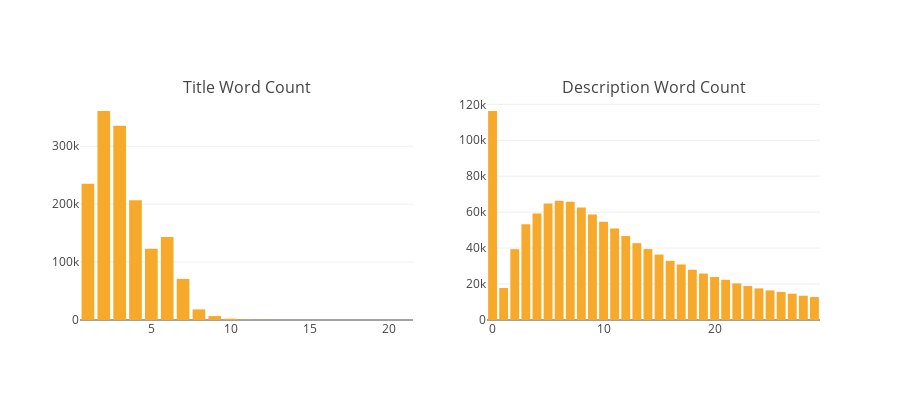

The code cell stored with this chart in its notebook:
### Markdown cell above
> - More number of items are published on Weekends (about 460K in total), while Fridays appear to have lowest number of items
> - In the given dataset, maximun number of items were observed on 19th and 20th of the month, while lowest on 17th and 18th. The exact dates from the database are March 19th and 20th of 2017, and lowest - March 17th and March 18th

<a id="5-11"></a>
### 5.11 What is the Lenght of Item Title and Description

### Code cell
trace1 = _generate_bar_plot_ver(train_df, cols[9], "Title Length", '#f7a92c', 700, 400, 200, limit=30, need_trace = True)
trace2 = _generate_bar_plot_ver(train_df, cols[10], "Description Length", '#f7a92c', 700, 400, 200, limit=30, need_trace = True)

fig = tools.make_subplots(rows=1, cols=2, print_grid=False, subplot_titles = ['Title Word Count','Description Word Count'])
fig.append_trace(trace1, 1, 1);
fig.append_trace(trace2, 1, 2);

fig['layout'].update(height=400, title='', showlegend=False);
iplot(fig);

### Figure 1 — Plotly figure (JSON) as saved in the notebook; plotly's stock layout.template omitted (floating-point values rounded to 4 significant figures)
{"data": [{"marker": {"color": "#f7a92c"}, "type": "bar", "x": [2, 3, 1, 4, 6, 5, 7, 8, 9, 10, 11, 12, 13, 14, 16, 15, 21], "xaxis": "x1", "y": [360736, 335489, 235219, 206671, 143321, 122982, 70964, 18283, 6752, 2283, 517, 170, 27, 7, 1, 1, 1], "yaxis": "y1"}, {"marker": {"color": "#f7a92c"}, "type": "bar", "x": [0, 6, 7, 5, 8, 4, 9, 10, 3, 11, 12, 13, 14, 2, 15, 16, 17, 18, 19, 20, 21, 22, 23, 1, 24, 25, 26, 27, 28, 29], "xaxis": "x2", "y": [116276, 66341, 65831, 64832, 62604, 59228, 58696, 54663, 53251, 50954, 46716, 42740, 39456, 39401, 36397, 32911, 30899, 27969, 25846, 23932, 22369, 20381, 18899, 17810, 17592, 16461, 15607, 14655, 13501, 12755], "yaxis": "y2"}], "layout": {"annotations": [{"font": {"size": 16}, "showarrow": false, "text": "Title Word Count", "x": 0.225, "xanchor": "center", "xref": "paper", "y": 1, "yanchor": "bottom", "yref": "paper"}, {"font": {"size": 16}, "showarrow": false, "text": "Description Word Count", "x": 0.775, "xanchor": "center", "xref": "paper", "y": 1, "yanchor": "bottom", "yref": "paper"}], "height": 400, "showlegend": false, "title": "", "xaxis1": {"anchor": "y1", "domain": [0, 0.45]}, "xaxis2": {"anchor": "y2", "domain": [0.55, 1]}, "yaxis1": {"anchor": "x1", "domain": [0, 1]}, "yaxis2": {"anchor": "x2", "domain": [0, 1]}}}
